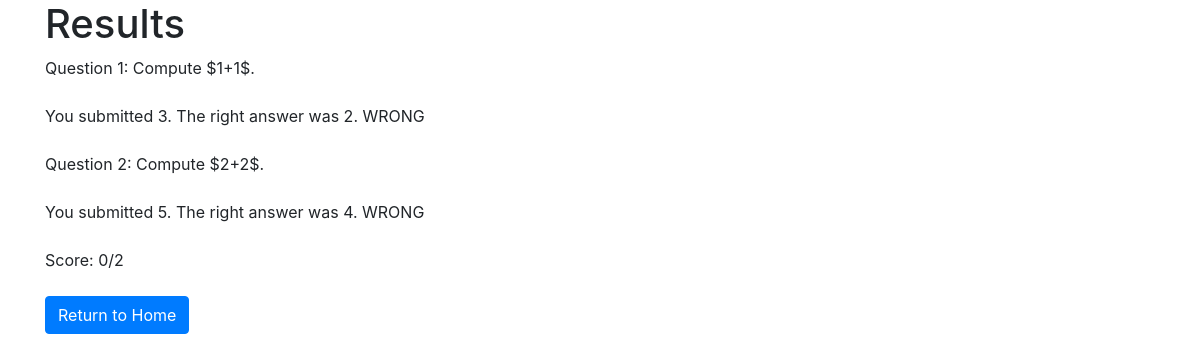
The app's page /quiz/1/results (signed in) with its own data.
### quiz/models.py (models this page shows, shortened)
class Submission(models.Model):
    user = models.ForeignKey(User, on_delete = models.CASCADE)
    sub_time = models.DateTimeField("date submitted")
    question = models.ForeignKey(Question, on_delete = models.CASCADE)
    sub_answer = models.IntegerField(default = 0)
    @property
    def is_correct(self):
        return self.sub_answer == self.question.answer

class Question(models.Model):
    quiz = models.ForeignKey(Quiz, on_delete = models.CASCADE, default = 0)
    question_statement = models.CharField(max_length=200)
    answer = models.IntegerField(default=0) # Maybe change to string?
    solution = models.CharField(max_length=1000, default = "solution !")

### quiz/views.py (the view)
# urls.py: path('<int:quiz_id>/results', views.results, name = 'results'),
def results(request, quiz_id):
    if request.method == "POST":
        return HttpResponseRedirect(reverse('quiz:index'))
    curr_quiz = Quiz.objects.filter(id=quiz_id)[0]
    quiz_questions = curr_quiz.question_set.all()
    quiz_subs = Submission.objects.filter(user = request.user, question__quiz__id = quiz_id)
    recent_subs = quiz_subs.order_by('sub_time')[len(quiz_subs) - len(quiz_questions):len(quiz_subs)]
    score = 0
    for sub in recent_subs:
        if sub.is_correct:
            score += 1
    context = {
        'recent_subs': recent_subs,
        'score': score,
    }
    template = loader.get_template('quiz/results.html')
    return HttpResponse(template.render(context, request))

### quiz/templates/quiz/results.html (shortened to what this page needs)
<!DOCTYPE html>
<html>
  <head>
      <link rel="stylesheet" href="https://maxcdn.bootstrapcdn.com/bootstrap/4.4.1/css/bootstrap.min.css" />
  </head>
  <body>
    <div class = "container">
      <h1>{{curr_quiz.name}} Results</h1>
      {% for sub in recent_subs %}
        Question {{forloop.counter}}: {{sub.question.question_statement}} <br /> <br />
        You submitted {{sub.sub_answer}}.
        The right answer was {{sub.question.answer}}.
        {%if sub.is_correct %}
          CORRECT
        {% else %}
          WRONG
        {% endif %}
        <br /> <br />
      {% endfor %}
      Score: {{score}}/{{recent_subs|length}}
      <br /> <br />
      <form method = "POST">
        <button type = "submit" class = "btn btn-primary">Return to Home</button>
      </form>
    </div>
  </body>
</html>

### records on screen
Submission: question.question_statement "Compute $1+1$.", sub_answer "3", question.answer "2", shows "WRONG"
Submission: question.question_statement "Compute $2+2$.", sub_answer "5", question.answer "4", shows "WRONG"

### other values on screen
{{ score }} "0"
{{ recent_subs|length }} "2"
